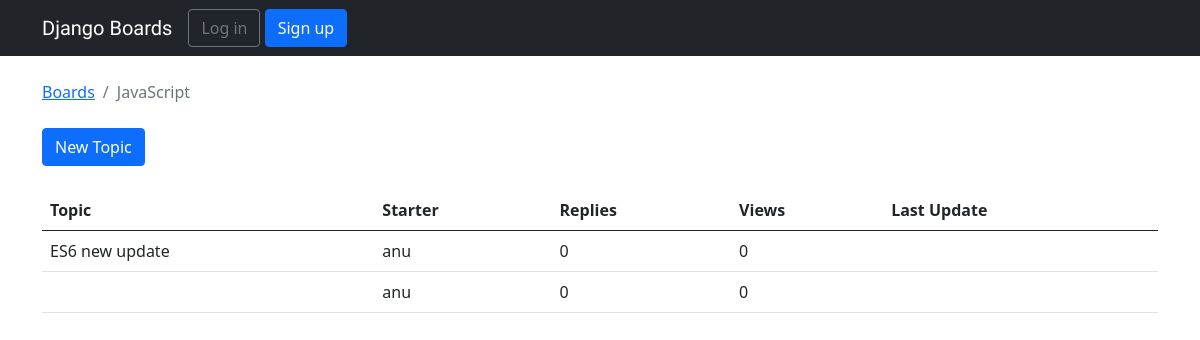
Page /board/3/ on the earlier database version.
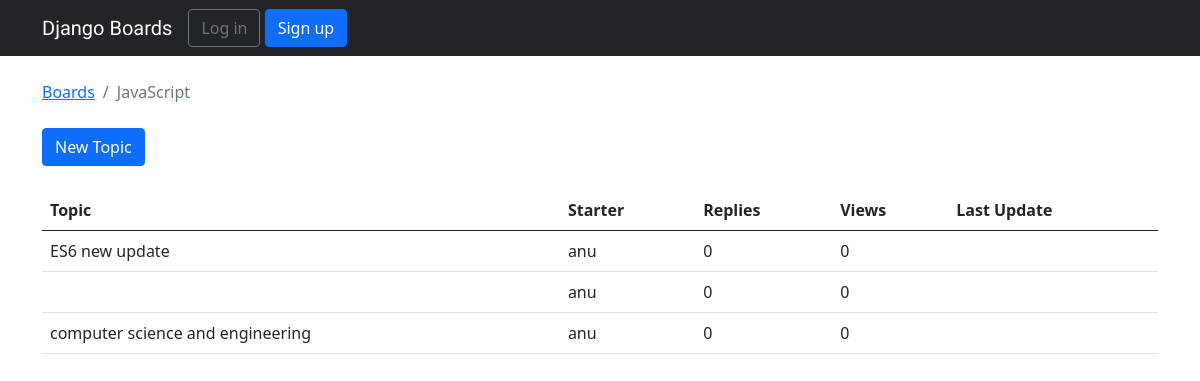
Same page on the later database version.
### board/models.py (models this page shows, shortened)
class Board(models.Model):
    name = models.CharField(max_length=30, unique=True)
    description = models.CharField(max_length=100)

class Topic(models.Model):
    subject = models.CharField(max_length=255)
    last_update = models.DateTimeField(auto_now_add=True)
    board = models.ForeignKey(Board, related_name='topics', on_delete=models.CASCADE)
    starter = models.ForeignKey(User, related_name='topics', on_delete=models.CASCADE)

### board/views.py (the view)
# urls.py: path('board/<int:pk>/', views.board_topics, name='board_topics'),
def board_topics(request, pk):
    try:
        board = Board.objects.get(pk=pk)
    except Board.DoesNotExist:
        raise Http404
    return render(request, 'topics.html', {'board': board})

### templates/topics.html (shortened to what this page needs)
{% extends 'base.html' %}
{% load static %}
{% block breadcrumb %}
    <li class="breadcrumb-item"><a href="{% url 'home' %}">Boards</a> </li>
    <li class="breadcrumb-item active">{{ board.name }}</li>
{% endblock %}
{% block content %}
    <div class="mb-4">
        <a href="{% url 'new_topic' board.pk %}" class="btn btn-primary">New Topic</a>
    </div>
    <table class="table">
        <thead class="thead-inverse">
            <tr>
                <th>Topic</th>
                <th>Starter</th>
                <th>Replies</th>
                <th>Views</th>
                <th>Last Update</th>
            </tr>
        </thead>
    <tbody>
        {% for topic in board.topics.all %}
            <tr>
                <td>{{ topic.subject }}</td>
                <td>{{ topic.starter.username }}</td>
                <td>0</td>
                <td>0</td>
                <td>{{ topic.last_updated }}</td>
            </tr>
        {% endfor %}
    </tbody>
    </table>
{% endblock %}

### templates/base.html (shortened to what this page needs)
{%  load static %}
<!DOCTYPE html>
<html lang="en">
<head>
    <link rel="stylesheet" href="{% static 'css/bootstrap.min.css' %}">
    <link rel="stylesheet" href="{% static 'css/app.css' %}">
</head>
<body>
    {% block body %}
        <nav class="navbar navbar-expand-sm navbar-dark bg-dark">
            <div class="container">
                <a class="navbar-brand" href="{% url 'home' %}">Django Boards</a>
                <div class="collapse navbar-collapse" id="mainMenu">
                    {% if user.is_authenticated %}
                        <ul class="navbar-nav ml-auto">
                            <li class="nav-item dropdown">
                                <a class="nav-link dropdown-toggle" href="#" id="userMenu" data-toggle="dropdown" aria-haspopup="true" aria-expanded="false">
                                    {{ user.username }}
                                </a>
                                <div class="dropdown-menu dropdown-menu-right" aria-labelledby="userMenu">
                                    <a class="dropdown-item" href="#">My account</a>
                                    <a class="dropdown-item" href="#">Change password</a>
                                    <div class="dropdown-divider"></div>
                                    <a class="dropdown-item" href="{% url 'logout' %}">Log out</a>
                                </div>
                            </li>
                        </ul>
                    {% else %}
                        <form class="form-inline ml-auto">
                            <a href="{% url 'login' %}" class="btn btn-outline-secondary">Log in</a>
                            <a href="{% url 'signup' %}" class="btn btn-primary ml-2">Sign up</a>
                        </form>
                    {% endif %}
                </div>
            </div>
        </nav>
        <div class="container">
            <ol class="breadcrumb my-4">
                {% block breadcrumb %}
                {% endblock %}
            </ol>
            {% block content %}
            {% endblock %}
        </div>
    {% endblock %}
</body>
</html>

### static/css/app.css (style rules this page uses)
.navbar-brand { font-family: 'Peralta', cursive; }

Differences in the rows shown:
added Topic: subject "computer science and engineering", starter.username "anu"
